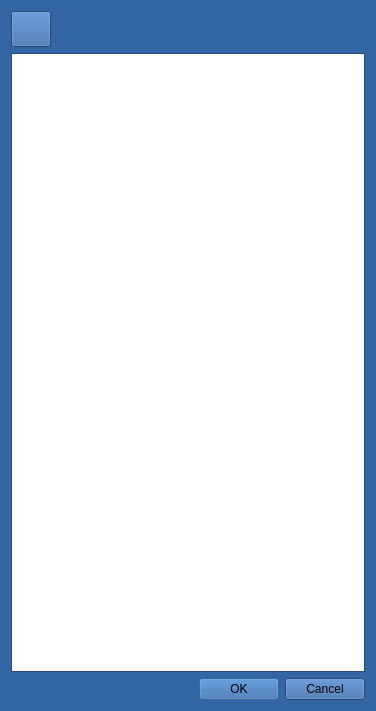
<?xml version="1.0" encoding="UTF-8"?>
<ui version="4.0">
 <class>wzoryDialog</class>
 <widget class="QDialog" name="wzoryDialog">
  <property name="geometry">
   <rect>
    <x>0</x>
    <y>0</y>
    <width>376</width>
    <height>711</height>
   </rect>
  </property>
  <property name="palette">
   <palette>
    <active>
     <colorrole role="WindowText">
      <brush brushstyle="SolidPattern">
       <color alpha="255">
        <red>0</red>
        <green>0</green>
        <blue>0</blue>
       </color>
      </brush>
     </colorrole>
     <colorrole role="Button">
      <brush brushstyle="SolidPattern">
       <color alpha="255">
        <red>52</red>
        <green>101</green>
        <blue>164</blue>
       </color>
      </brush>
     </colorrole>
     <colorrole role="Light">
      <brush brushstyle="SolidPattern">
       <color alpha="255">
        <red>78</red>
        <green>152</green>
        <blue>246</blue>
       </color>
      </brush>
     </colorrole>
     <colorrole role="Midlight">
      <brush brushstyle="SolidPattern">
       <color alpha="255">
        <red>65</red>
        <green>126</green>
        <blue>205</blue>
       </color>
      </brush>
     </colorrole>
     <colorrole role="Dark">
      <brush brushstyle="SolidPattern">
       <color alpha="255">
        <red>26</red>
        <green>50</green>
        <blue>82</blue>
       </color>
      </brush>
     </colorrole>
     <colorrole role="Mid">
      <brush brushstyle="SolidPattern">
       <color alpha="255">
        <red>34</red>
        <green>67</green>
        <blue>109</blue>
       </color>
      </brush>
     </colorrole>
     <colorrole role="Text">
      <brush brushstyle="SolidPattern">
       <color alpha="255">
        <red>0</red>
        <green>0</green>
        <blue>0</blue>
       </color>
      </brush>
     </colorrole>
     <colorrole role="BrightText">
      <brush brushstyle="SolidPattern">
       <color alpha="255">
        <red>255</red>
        <green>255</green>
        <blue>255</blue>
       </color>
      </brush>
     </colorrole>
     <colorrole role="ButtonText">
      <brush brushstyle="SolidPattern">
       <color alpha="255">
        <red>0</red>
        <green>0</green>
        <blue>0</blue>
       </color>
      </brush>
     </colorrole>
     <colorrole role="Base">
      <brush brushstyle="SolidPattern">
       <color alpha="255">
        <red>255</red>
        <green>255</green>
        <blue>255</blue>
       </color>
      </brush>
     </colorrole>
     <colorrole role="Window">
      <brush brushstyle="SolidPattern">
       <color alpha="255">
        <red>52</red>
        <green>101</green>
        <blue>164</blue>
       </color>
      </brush>
     </colorrole>
     <colorrole role="Shadow">
      <brush brushstyle="SolidPattern">
       <color alpha="255">
        <red>0</red>
        <green>0</green>
        <blue>0</blue>
       </color>
      </brush>
     </colorrole>
     <colorrole role="AlternateBase">
      <brush brushstyle="SolidPattern">
       <color alpha="255">
        <red>153</red>
        <green>178</green>
        <blue>209</blue>
       </color>
      </brush>
     </colorrole>
     <colorrole role="ToolTipBase">
      <brush brushstyle="SolidPattern">
       <color alpha="255">
        <red>255</red>
        <green>255</green>
        <blue>220</blue>
       </color>
      </brush>
     </colorrole>
     <colorrole role="ToolTipText">
      <brush brushstyle="SolidPattern">
       <color alpha="255">
        <red>0</red>
        <green>0</green>
        <blue>0</blue>
       </color>
      </brush>
     </colorrole>
    </active>
    <inactive>
     <colorrole role="WindowText">
      <brush brushstyle="SolidPattern">
       <color alpha="255">
        <red>0</red>
        <green>0</green>
        <blue>0</blue>
       </color>
      </brush>
     </colorrole>
     <colorrole role="Button">
      <brush brushstyle="SolidPattern">
       <color alpha="255">
        <red>52</red>
        <green>101</green>
        <blue>164</blue>
       </color>
      </brush>
     </colorrole>
     <colorrole role="Light">
      <brush brushstyle="SolidPattern">
       <color alpha="255">
        <red>78</red>
        <green>152</green>
        <blue>246</blue>
       </color>
      </brush>
     </colorrole>
     <colorrole role="Midlight">
      <brush brushstyle="SolidPattern">
       <color alpha="255">
        <red>65</red>
        <green>126</green>
        <blue>205</blue>
       </color>
      </brush>
     </colorrole>
     <colorrole role="Dark">
      <brush brushstyle="SolidPattern">
       <color alpha="255">
        <red>26</red>
        <green>50</green>
        <blue>82</blue>
       </color>
      </brush>
     </colorrole>
     <colorrole role="Mid">
      <brush brushstyle="SolidPattern">
       <color alpha="255">
        <red>34</red>
        <green>67</green>
        <blue>109</blue>
       </color>
      </brush>
     </colorrole>
     <colorrole role="Text">
      <brush brushstyle="SolidPattern">
       <color alpha="255">
        <red>0</red>
        <green>0</green>
        <blue>0</blue>
       </color>
      </brush>
     </colorrole>
     <colorrole role="BrightText">
      <brush brushstyle="SolidPattern">
       <color alpha="255">
        <red>255</red>
        <green>255</green>
        <blue>255</blue>
       </color>
      </brush>
     </colorrole>
     <colorrole role="ButtonText">
      <brush brushstyle="SolidPattern">
       <color alpha="255">
        <red>0</red>
        <green>0</green>
        <blue>0</blue>
       </color>
      </brush>
     </colorrole>
     <colorrole role="Base">
      <brush brushstyle="SolidPattern">
       <color alpha="255">
        <red>255</red>
        <green>255</green>
        <blue>255</blue>
       </color>
      </brush>
     </colorrole>
     <colorrole role="Window">
      <brush brushstyle="SolidPattern">
       <color alpha="255">
        <red>52</red>
        <green>101</green>
        <blue>164</blue>
       </color>
      </brush>
     </colorrole>
     <colorrole role="Shadow">
      <brush brushstyle="SolidPattern">
       <color alpha="255">
        <red>0</red>
        <green>0</green>
        <blue>0</blue>
       </color>
      </brush>
     </colorrole>
     <colorrole role="AlternateBase">
      <brush brushstyle="SolidPattern">
       <color alpha="255">
        <red>153</red>
        <green>178</green>
        <blue>209</blue>
       </color>
      </brush>
     </colorrole>
     <colorrole role="ToolTipBase">
      <brush brushstyle="SolidPattern">
       <color alpha="255">
        <red>255</red>
        <green>255</green>
        <blue>220</blue>
       </color>
      </brush>
     </colorrole>
     <colorrole role="ToolTipText">
      <brush brushstyle="SolidPattern">
       <color alpha="255">
        <red>0</red>
        <green>0</green>
        <blue>0</blue>
       </color>
      </brush>
     </colorrole>
    </inactive>
    <disabled>
     <colorrole role="WindowText">
      <brush brushstyle="SolidPattern">
       <color alpha="255">
        <red>26</red>
        <green>50</green>
        <blue>82</blue>
       </color>
      </brush>
     </colorrole>
     <colorrole role="Button">
      <brush brushstyle="SolidPattern">
       <color alpha="255">
        <red>52</red>
        <green>101</green>
        <blue>164</blue>
       </color>
      </brush>
     </colorrole>
     <colorrole role="Light">
      <brush brushstyle="SolidPattern">
       <color alpha="255">
        <red>78</red>
        <green>152</green>
        <blue>246</blue>
       </color>
      </brush>
     </colorrole>
     <colorrole role="Midlight">
      <brush brushstyle="SolidPattern">
       <color alpha="255">
        <red>65</red>
        <green>126</green>
        <blue>205</blue>
       </color>
      </brush>
     </colorrole>
     <colorrole role="Dark">
      <brush brushstyle="SolidPattern">
       <color alpha="255">
        <red>26</red>
        <green>50</green>
        <blue>82</blue>
       </color>
      </brush>
     </colorrole>
     <colorrole role="Mid">
      <brush brushstyle="SolidPattern">
       <color alpha="255">
        <red>34</red>
        <green>67</green>
        <blue>109</blue>
       </color>
      </brush>
     </colorrole>
     <colorrole role="Text">
      <brush brushstyle="SolidPattern">
       <color alpha="255">
        <red>26</red>
        <green>50</green>
        <blue>82</blue>
       </color>
      </brush>
     </colorrole>
     <colorrole role="BrightText">
      <brush brushstyle="SolidPattern">
       <color alpha="255">
        <red>255</red>
        <green>255</green>
        <blue>255</blue>
       </color>
      </brush>
     </colorrole>
     <colorrole role="ButtonText">
      <brush brushstyle="SolidPattern">
       <color alpha="255">
        <red>26</red>
        <green>50</green>
        <blue>82</blue>
       </color>
      </brush>
     </colorrole>
     <colorrole role="Base">
      <brush brushstyle="SolidPattern">
       <color alpha="255">
        <red>52</red>
        <green>101</green>
        <blue>164</blue>
       </color>
      </brush>
     </colorrole>
     <colorrole role="Window">
      <brush brushstyle="SolidPattern">
       <color alpha="255">
        <red>52</red>
        <green>101</green>
        <blue>164</blue>
       </color>
      </brush>
     </colorrole>
     <colorrole role="Shadow">
      <brush brushstyle="SolidPattern">
       <color alpha="255">
        <red>0</red>
        <green>0</green>
        <blue>0</blue>
       </color>
      </brush>
     </colorrole>
     <colorrole role="AlternateBase">
      <brush brushstyle="SolidPattern">
       <color alpha="255">
        <red>52</red>
        <green>101</green>
        <blue>164</blue>
       </color>
      </brush>
     </colorrole>
     <colorrole role="ToolTipBase">
      <brush brushstyle="SolidPattern">
       <color alpha="255">
        <red>255</red>
        <green>255</green>
        <blue>220</blue>
       </color>
      </brush>
     </colorrole>
     <colorrole role="ToolTipText">
      <brush brushstyle="SolidPattern">
       <color alpha="255">
        <red>0</red>
        <green>0</green>
        <blue>0</blue>
       </color>
      </brush>
     </colorrole>
    </disabled>
   </palette>
  </property>
  <property name="windowTitle">
   <string>Wzory</string>
  </property>
  <layout class="QVBoxLayout" name="verticalLayout">
   <item>
    <layout class="QHBoxLayout" name="horizontalLayout">
     <item>
      <widget class="QPushButton" name="pushButton_2">
       <property name="sizePolicy">
        <sizepolicy hsizetype="Minimum" vsizetype="Minimum">
         <horstretch>0</horstretch>
         <verstretch>0</verstretch>
        </sizepolicy>
       </property>
       <property name="minimumSize">
        <size>
         <width>36</width>
         <height>36</height>
        </size>
       </property>
       <property name="toolTip">
        <string>Dodaj klienta</string>
       </property>
       <property name="text">
        <string/>
       </property>
       <property name="icon">
        <iconset resource="zasoby.qrc">
         <normaloff>:/zasoby/add.png</normaloff>:/zasoby/add.png</iconset>
       </property>
       <property name="iconSize">
        <size>
         <width>26</width>
         <height>26</height>
        </size>
       </property>
      </widget>
     </item>
     <item>
      <spacer name="horizontalSpacer">
       <property name="orientation">
        <enum>Qt::Horizontal</enum>
       </property>
       <property name="sizeHint" stdset="0">
        <size>
         <width>40</width>
         <height>20</height>
        </size>
       </property>
      </spacer>
     </item>
    </layout>
   </item>
   <item>
    <widget class="QTableView" name="tableView">
     <property name="alternatingRowColors">
      <bool>true</bool>
     </property>
     <property name="selectionMode">
      <enum>QAbstractItemView::ExtendedSelection</enum>
     </property>
     <property name="selectionBehavior">
      <enum>QAbstractItemView::SelectRows</enum>
     </property>
    </widget>
   </item>
   <item>
    <widget class="QDialogButtonBox" name="buttonBox">
     <property name="orientation">
      <enum>Qt::Horizontal</enum>
     </property>
     <property name="standardButtons">
      <set>QDialogButtonBox::Cancel|QDialogButtonBox::Ok</set>
     </property>
    </widget>
   </item>
  </layout>
 </widget>
 <resources>
  <include location="zasoby.qrc"/>
 </resources>
 <connections>
  <connection>
   <sender>buttonBox</sender>
   <signal>accepted()</signal>
   <receiver>wzoryDialog</receiver>
   <slot>accept()</slot>
   <hints>
    <hint type="sourcelabel">
     <x>248</x>
     <y>254</y>
    </hint>
    <hint type="destinationlabel">
     <x>157</x>
     <y>274</y>
    </hint>
   </hints>
  </connection>
  <connection>
   <sender>buttonBox</sender>
   <signal>rejected()</signal>
   <receiver>wzoryDialog</receiver>
   <slot>reject()</slot>
   <hints>
    <hint type="sourcelabel">
     <x>316</x>
     <y>260</y>
    </hint>
    <hint type="destinationlabel">
     <x>286</x>
     <y>274</y>
    </hint>
   </hints>
  </connection>
 </connections>
</ui>
